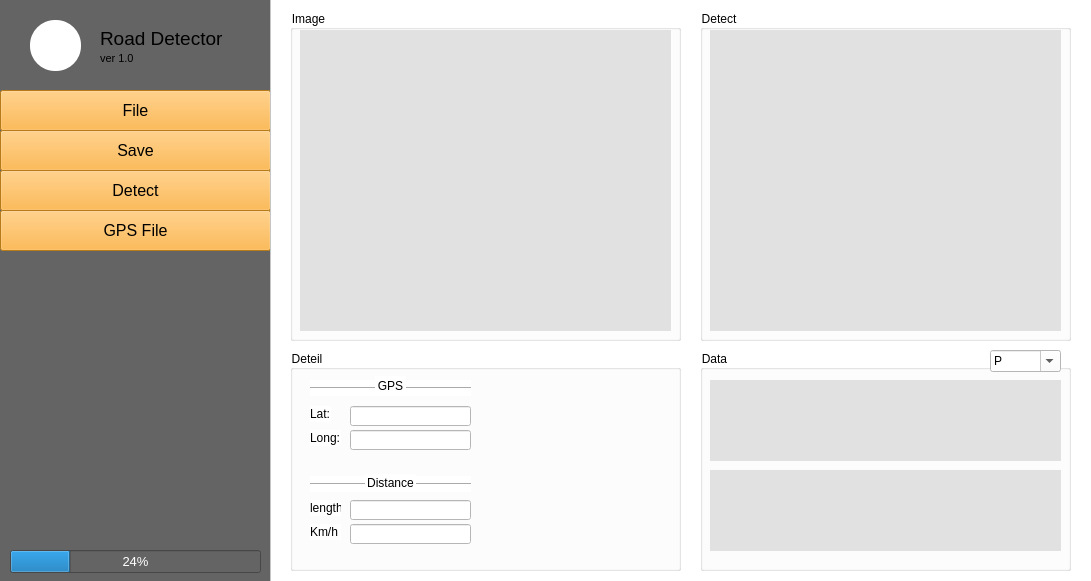
<?xml version="1.0" encoding="UTF-8"?>
<ui version="4.0">
 <class>MainWindow</class>
 <widget class="QMainWindow" name="MainWindow">
  <property name="geometry">
   <rect>
    <x>0</x>
    <y>0</y>
    <width>1091</width>
    <height>581</height>
   </rect>
  </property>
  <property name="windowTitle">
   <string>MainWindow</string>
  </property>
  <widget class="QWidget" name="centralwidget">
   <widget class="QFrame" name="frame">
    <property name="geometry">
     <rect>
      <x>0</x>
      <y>0</y>
      <width>1101</width>
      <height>591</height>
     </rect>
    </property>
    <property name="frameShape">
     <enum>QFrame::StyledPanel</enum>
    </property>
    <property name="frameShadow">
     <enum>QFrame::Raised</enum>
    </property>
    <widget class="QWidget" name="widget" native="true">
     <property name="geometry">
      <rect>
       <x>0</x>
       <y>0</y>
       <width>271</width>
       <height>601</height>
      </rect>
     </property>
     <property name="mouseTracking">
      <bool>false</bool>
     </property>
     <property name="contextMenuPolicy">
      <enum>Qt::DefaultContextMenu</enum>
     </property>
     <property name="autoFillBackground">
      <bool>false</bool>
     </property>
     <property name="styleSheet">
      <string notr="true">background-color: rgb(100, 100, 100);</string>
     </property>
     <widget class="QPushButton" name="pushButton">
      <property name="geometry">
       <rect>
        <x>0</x>
        <y>90</y>
        <width>271</width>
        <height>41</height>
       </rect>
      </property>
      <property name="font">
       <font>
        <pointsize>12</pointsize>
       </font>
      </property>
      <property name="contextMenuPolicy">
       <enum>Qt::DefaultContextMenu</enum>
      </property>
      <property name="layoutDirection">
       <enum>Qt::LeftToRight</enum>
      </property>
      <property name="styleSheet">
       <string notr="true">background-color: rgb(255, 171, 37);</string>
      </property>
      <property name="text">
       <string>File</string>
      </property>
     </widget>
     <widget class="QPushButton" name="pushButton_2">
      <property name="geometry">
       <rect>
        <x>0</x>
        <y>130</y>
        <width>271</width>
        <height>41</height>
       </rect>
      </property>
      <property name="font">
       <font>
        <pointsize>12</pointsize>
       </font>
      </property>
      <property name="contextMenuPolicy">
       <enum>Qt::DefaultContextMenu</enum>
      </property>
      <property name="styleSheet">
       <string notr="true">background-color: rgb(255, 171, 37);</string>
      </property>
      <property name="text">
       <string>Save</string>
      </property>
     </widget>
     <widget class="QProgressBar" name="progressBar">
      <property name="geometry">
       <rect>
        <x>10</x>
        <y>550</y>
        <width>251</width>
        <height>23</height>
       </rect>
      </property>
      <property name="font">
       <font>
        <pointsize>10</pointsize>
       </font>
      </property>
      <property name="styleSheet">
       <string notr="true">color: rgb(255, 255, 255);</string>
      </property>
      <property name="locale">
       <locale language="Afar" country="Ethiopia"/>
      </property>
      <property name="value">
       <number>24</number>
      </property>
     </widget>
     <widget class="QLabel" name="label_2">
      <property name="geometry">
       <rect>
        <x>30</x>
        <y>20</y>
        <width>51</width>
        <height>51</height>
       </rect>
      </property>
      <property name="autoFillBackground">
       <bool>false</bool>
      </property>
      <property name="styleSheet">
       <string notr="true">background-color: rgb(255, 255, 255);border-radius: 25px</string>
      </property>
      <property name="text">
       <string/>
      </property>
     </widget>
     <widget class="QLabel" name="label_3">
      <property name="geometry">
       <rect>
        <x>100</x>
        <y>30</y>
        <width>131</width>
        <height>16</height>
       </rect>
      </property>
      <property name="font">
       <font>
        <pointsize>14</pointsize>
       </font>
      </property>
      <property name="text">
       <string>Road Detector</string>
      </property>
     </widget>
     <widget class="QLabel" name="label_4">
      <property name="geometry">
       <rect>
        <x>100</x>
        <y>50</y>
        <width>131</width>
        <height>16</height>
       </rect>
      </property>
      <property name="font">
       <font>
        <pointsize>8</pointsize>
       </font>
      </property>
      <property name="text">
       <string>ver 1.0</string>
      </property>
     </widget>
     <widget class="QPushButton" name="pushButton_3">
      <property name="geometry">
       <rect>
        <x>0</x>
        <y>170</y>
        <width>271</width>
        <height>41</height>
       </rect>
      </property>
      <property name="font">
       <font>
        <pointsize>12</pointsize>
       </font>
      </property>
      <property name="contextMenuPolicy">
       <enum>Qt::DefaultContextMenu</enum>
      </property>
      <property name="styleSheet">
       <string notr="true">background-color: rgb(255, 171, 37);</string>
      </property>
      <property name="text">
       <string>Detect</string>
      </property>
     </widget>
     <widget class="QPushButton" name="pushButton_4">
      <property name="geometry">
       <rect>
        <x>0</x>
        <y>210</y>
        <width>271</width>
        <height>41</height>
       </rect>
      </property>
      <property name="font">
       <font>
        <pointsize>12</pointsize>
       </font>
      </property>
      <property name="contextMenuPolicy">
       <enum>Qt::DefaultContextMenu</enum>
      </property>
      <property name="styleSheet">
       <string notr="true">background-color: rgb(255, 171, 37);</string>
      </property>
      <property name="text">
       <string>GPS File</string>
      </property>
     </widget>
    </widget>
    <widget class="QFrame" name="frame_3">
     <property name="geometry">
      <rect>
       <x>270</x>
       <y>-10</y>
       <width>831</width>
       <height>631</height>
      </rect>
     </property>
     <property name="styleSheet">
      <string notr="true">background-color: rgb(255, 255, 255);
border-left-color: rgb(225, 225, 225);</string>
     </property>
     <property name="frameShape">
      <enum>QFrame::StyledPanel</enum>
     </property>
     <property name="frameShadow">
      <enum>QFrame::Raised</enum>
     </property>
     <widget class="QGroupBox" name="groupBox">
      <property name="geometry">
       <rect>
        <x>20</x>
        <y>20</y>
        <width>391</width>
        <height>331</height>
       </rect>
      </property>
      <property name="title">
       <string>Image</string>
      </property>
      <widget class="QLabel" name="label">
       <property name="geometry">
        <rect>
         <x>10</x>
         <y>20</y>
         <width>371</width>
         <height>301</height>
        </rect>
       </property>
       <property name="styleSheet">
        <string notr="true">background-color: rgb(225, 225, 225);</string>
       </property>
       <property name="text">
        <string/>
       </property>
      </widget>
     </widget>
     <widget class="QGroupBox" name="groupBox_2">
      <property name="geometry">
       <rect>
        <x>430</x>
        <y>360</y>
        <width>371</width>
        <height>221</height>
       </rect>
      </property>
      <property name="title">
       <string>Data</string>
      </property>
      <widget class="QLabel" name="label_5">
       <property name="geometry">
        <rect>
         <x>10</x>
         <y>30</y>
         <width>351</width>
         <height>81</height>
        </rect>
       </property>
       <property name="styleSheet">
        <string notr="true">
background-color: rgb(225, 225, 225);</string>
       </property>
       <property name="text">
        <string/>
       </property>
      </widget>
      <widget class="QLabel" name="label_6">
       <property name="geometry">
        <rect>
         <x>10</x>
         <y>120</y>
         <width>351</width>
         <height>81</height>
        </rect>
       </property>
       <property name="styleSheet">
        <string notr="true">
background-color: rgb(225, 225, 225);</string>
       </property>
       <property name="text">
        <string/>
       </property>
      </widget>
      <widget class="QComboBox" name="comboBox">
       <property name="geometry">
        <rect>
         <x>290</x>
         <y>0</y>
         <width>71</width>
         <height>22</height>
        </rect>
       </property>
       <property name="acceptDrops">
        <bool>false</bool>
       </property>
       <property name="editable">
        <bool>true</bool>
       </property>
       <item>
        <property name="text">
         <string>P</string>
        </property>
       </item>
       <item>
        <property name="text">
         <string>C</string>
        </property>
       </item>
       <item>
        <property name="text">
         <string>R</string>
        </property>
       </item>
       <item>
        <property name="text">
         <string>ALL</string>
        </property>
       </item>
      </widget>
     </widget>
     <widget class="QGroupBox" name="groupBox_3">
      <property name="geometry">
       <rect>
        <x>430</x>
        <y>20</y>
        <width>371</width>
        <height>331</height>
       </rect>
      </property>
      <property name="title">
       <string>Detect</string>
      </property>
      <widget class="QLabel" name="label_7">
       <property name="geometry">
        <rect>
         <x>10</x>
         <y>20</y>
         <width>351</width>
         <height>301</height>
        </rect>
       </property>
       <property name="styleSheet">
        <string notr="true">background-color: rgb(225, 225, 225);</string>
       </property>
       <property name="text">
        <string/>
       </property>
      </widget>
     </widget>
     <widget class="QGroupBox" name="groupBox_4">
      <property name="geometry">
       <rect>
        <x>20</x>
        <y>360</y>
        <width>391</width>
        <height>221</height>
       </rect>
      </property>
      <property name="title">
       <string>Deteil</string>
      </property>
      <widget class="QLabel" name="label_13">
       <property name="geometry">
        <rect>
         <x>20</x>
         <y>56</y>
         <width>21</width>
         <height>16</height>
        </rect>
       </property>
       <property name="text">
        <string>Lat:</string>
       </property>
      </widget>
      <widget class="QLineEdit" name="lineEdit_4">
       <property name="geometry">
        <rect>
         <x>60</x>
         <y>56</y>
         <width>121</width>
         <height>20</height>
        </rect>
       </property>
       <property name="text">
        <string/>
       </property>
      </widget>
      <widget class="QLabel" name="label_11">
       <property name="geometry">
        <rect>
         <x>20</x>
         <y>80</y>
         <width>31</width>
         <height>16</height>
        </rect>
       </property>
       <property name="text">
        <string>Long:</string>
       </property>
      </widget>
      <widget class="QLineEdit" name="lineEdit_3">
       <property name="geometry">
        <rect>
         <x>60</x>
         <y>80</y>
         <width>121</width>
         <height>20</height>
        </rect>
       </property>
       <property name="text">
        <string/>
       </property>
      </widget>
      <widget class="QLabel" name="label_15">
       <property name="geometry">
        <rect>
         <x>75</x>
         <y>124</y>
         <width>51</width>
         <height>17</height>
        </rect>
       </property>
       <property name="text">
        <string>Distance</string>
       </property>
       <property name="alignment">
        <set>Qt::AlignCenter</set>
       </property>
      </widget>
      <widget class="QLineEdit" name="lineEdit_5">
       <property name="geometry">
        <rect>
         <x>60</x>
         <y>174</y>
         <width>121</width>
         <height>20</height>
        </rect>
       </property>
       <property name="text">
        <string/>
       </property>
      </widget>
      <widget class="QLabel" name="label_16">
       <property name="geometry">
        <rect>
         <x>20</x>
         <y>150</y>
         <width>31</width>
         <height>16</height>
        </rect>
       </property>
       <property name="text">
        <string>length:</string>
       </property>
      </widget>
      <widget class="Line" name="line_4">
       <property name="geometry">
        <rect>
         <x>20</x>
         <y>126</y>
         <width>161</width>
         <height>16</height>
        </rect>
       </property>
       <property name="orientation">
        <enum>Qt::Horizontal</enum>
       </property>
      </widget>
      <widget class="QLineEdit" name="lineEdit_6">
       <property name="geometry">
        <rect>
         <x>60</x>
         <y>150</y>
         <width>121</width>
         <height>20</height>
        </rect>
       </property>
       <property name="text">
        <string/>
       </property>
      </widget>
      <widget class="QLabel" name="label_12">
       <property name="geometry">
        <rect>
         <x>20</x>
         <y>174</y>
         <width>31</width>
         <height>16</height>
        </rect>
       </property>
       <property name="text">
        <string>Km/h</string>
       </property>
      </widget>
      <widget class="Line" name="line_5">
       <property name="geometry">
        <rect>
         <x>20</x>
         <y>30</y>
         <width>161</width>
         <height>16</height>
        </rect>
       </property>
       <property name="orientation">
        <enum>Qt::Horizontal</enum>
       </property>
      </widget>
      <widget class="QLabel" name="label_17">
       <property name="geometry">
        <rect>
         <x>85</x>
         <y>26</y>
         <width>31</width>
         <height>20</height>
        </rect>
       </property>
       <property name="text">
        <string>GPS</string>
       </property>
       <property name="alignment">
        <set>Qt::AlignCenter</set>
       </property>
      </widget>
      <zorder>line_4</zorder>
      <zorder>label_13</zorder>
      <zorder>lineEdit_4</zorder>
      <zorder>label_11</zorder>
      <zorder>lineEdit_3</zorder>
      <zorder>label_15</zorder>
      <zorder>label_16</zorder>
      <zorder>lineEdit_6</zorder>
      <zorder>label_12</zorder>
      <zorder>lineEdit_5</zorder>
      <zorder>line_5</zorder>
      <zorder>label_17</zorder>
     </widget>
    </widget>
   </widget>
  </widget>
 </widget>
 <resources/>
 <connections/>
</ui>
